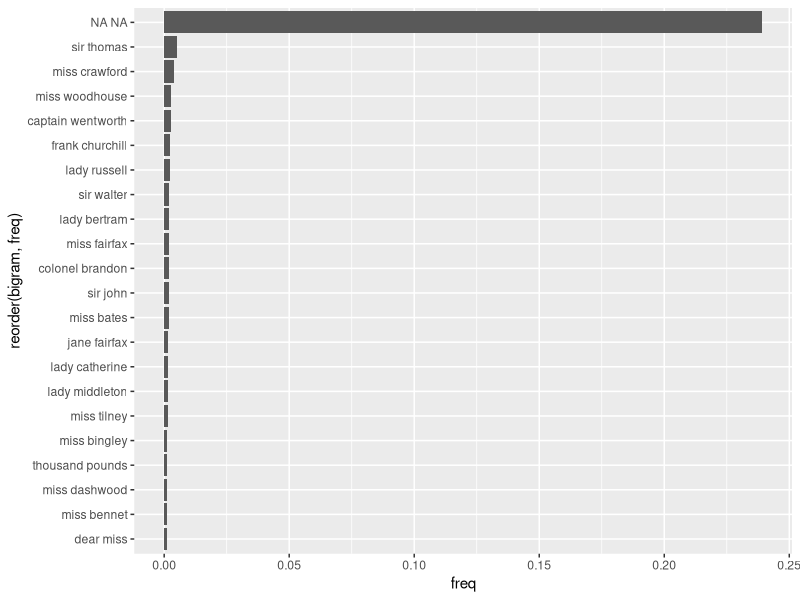

Reproduce this figure in R. (Note: this script raises an error after producing the figure.)
# This program illustrates how to analyze text by modelling the relationship
# between words. The distribution for ngram is nothing but the joint distribution
# of two words (X and Y)

# This program is adapted from Text Mining with R (Silge and Robinson)
# available here at https://www.tidytextmining.com/ngrams.html

library(tidyverse)
library(dplyr)
library(tidytext)
library(janeaustenr)
library(ggplot2)
library(tidyr)


# How many books of Jane Austen (a game theorist) have we downloaded?
# https://www.amazon.com/Jane-Austen-Game-Theorist-Updated/dp/0691162441/ref=sr_1_1?crid=IOOIDPEHFHMM&keywords=jane+austen+game+theorist&qid=1582509509&sprefix=Jane+austen+game+the%2Caps%2C182&sr=8-1
  table(austen_books()$'book')

# We will examine pairs of two consecutive words, called "bigrams"
# tokenize the "text" variable with bigram, and save this information
# in a variable called "bigram"

  austen_bigrams <- austen_books() %>%
    unnest_tokens(bigram, text, token = "ngrams", n = 2)
  
  austen_bigrams

# Let's examine what are the most common bigrams

  austen_bigrams %>%
    count(bigram, sort = TRUE)

# Now let's treat each word as X and Y
# The first word as X (predictor) and the second as Y (outcome)

  
  bigrams_separated <- austen_bigrams %>%
    separate(bigram, c("word1", "word2"), sep = " ")

# Let's get rid of all the stop words
  bigrams_filtered <- bigrams_separated %>%
    filter(!word1 %in% stop_words$word) %>%
    filter(!word2 %in% stop_words$word)

# new bigram counts:
  bigram_counts <- bigrams_filtered %>% 
    count(word1, word2, sort = TRUE)
  
  bigram_counts

# names (whether first and last or with a salutation) 
# are the most common pairs in Jane Austen books.

# Note that you can reverse the action of splitting words
# with unite()

  bigrams_united <- bigrams_filtered %>%
    unite(bigram, word1, word2, sep = " ")
    #    ~~~~~~~
    # word1 + word2 ==> bigram
  
  bigrams_united
  
  # Let's calculate the frequency for each pair of words
  
  # traiditional way, but immediately difficult to read
  prop.table(table(bigrams_united$bigram))['sir thomas']
  
  # tidy approach; generate a data frame (tibble) more readable. 
  joint.dist<-bigrams_united %>% 
    count(bigram, sort = TRUE) 
  
  joint.dist
  
  joint.dist<-bigrams_united %>% 
    count(bigram, sort = TRUE) %>% 
      mutate(
        freq = n/sum(n)
      )
  
  ######################
  # We will use this approach again below
  # Note the variable "n"
  ######################
  
  
  prop.table(table(bigrams_united$bigram))['sir thomas']
  
  # We can visualize the joint distribution (just treating two words as one compound word!) as we did last semester
  
  ggplot(joint.dist[joint.dist$freq>=0.001,], mapping = aes(x=reorder(bigram,freq),y=freq)) +
    geom_bar(stat="identity") +
    coord_flip()
  
  # thousand pounds refer to money about a property that they were trying to sell.
  
  
# Let's calculate the probabiity of the first sentence
# View(austen_book())
  
# The family of Dashwood had long been settled in Sussex.  
  
# Let's examine which word is actually a stop word?
  
  sentence <- "The family of Dashwood had long been settled in Sussex"
  
  
  "the" %in% stop_words$word
  "family" %in% stop_words$word
  "of" %in% stop_words$word
  "dashwood" %in% stop_words$word
  "had" %in% stop_words$word
  "been" %in% stop_words$word
  "settled" %in% stop_words$word
  "long" %in% stop_words$word
  "sussex" %in% stop_words$word
  
  # a non-trivial sentence: family dashwood settled sussex
  
  # A non-repetitive solution
  
    # set every word to lower case first
    s.lower <- tolower(sentence)
    
    # split the sentence
    s.split <- strsplit(s.lower, " ")
    s.split
    
    # unlist it so that it is a vector
    s.split <- unlist(s.split)
    s.split
  
    # Write a function that repeats the evaluation for us
    # and apply it to every word in the vector
    select<-lapply(s.split, function(word){
        
        word %in% stop_words$word
      
        }
    )
    
    select
  
    # unlist the list so that it is a logical vector
    select <- unlist(select)
    select
  
    # select out the words
    s.split[select!="TRUE"]

    # The following code won't work    
    bigram_counts %>%
      filter(word1 == "family") %>%
      count(word2, sort = TRUE) %>%
      mutate( 
        freq = n/sum(n)
      )    
    
  
    # note with the code, the count variable
    # is renamed to nn
    bigram_counts %>%
      filter(word1 == "family") %>%
      count(word2, sort = TRUE)
        
    bigram_counts %>%
      filter(word1 == "family") %>%
      count(word2, sort = TRUE) %>%
      mutate( 
        freq = nn/sum(nn)
      )    %>%
      filter(word2 == "dashwood")
  
  
    # Correct way
    bigrams_filtered %>%
      filter(word1 == "family") %>%
      count(word2, sort = TRUE) %>%
      mutate( 
        freq = n/sum(n)
      )    %>%
      filter(word2 == "dashwood")  
  
# Suppose that you are interested in predicting a word coming after sir
# You just need to use Bayes classifier with the next word being Y
# Below is a toy novel writer starting with "sir"!
    
  
  bigrams_filtered %>%
    filter(word1 == "sir") %>%
    count(word2, sort = TRUE) %>%
    mutate( 
      freq = n/sum(n)
    ) 
  
  
  bigrams_filtered %>%
    filter(word1 == "thomas") %>%
    count(word2, sort = TRUE) %>%
    mutate( 
      freq = n/sum(n)
    )    
  
  
  bigrams_filtered %>%
    filter(word1 == "bertram") %>%
    count(word2, sort = TRUE) %>%
    mutate( 
      freq = n/sum(n)
    )    
  
  
  bigrams_filtered %>%
    filter(word1 == "agreed") %>%
    count(word2, sort = TRUE) %>%
    mutate( 
      freq = n/sum(n)
    )     
  
# You can certainly create tri-gram data as well
  
  austen_books() %>%
    unnest_tokens(trigram, text, token = "ngrams", n = 3) %>%
    separate(trigram, c("word1", "word2", "word3"), sep = " ") %>%
    filter(!word1 %in% stop_words$word,
           !word2 %in% stop_words$word,
           !word3 %in% stop_words$word) %>%
    count(word1, word2, word3, sort = TRUE)  
  
